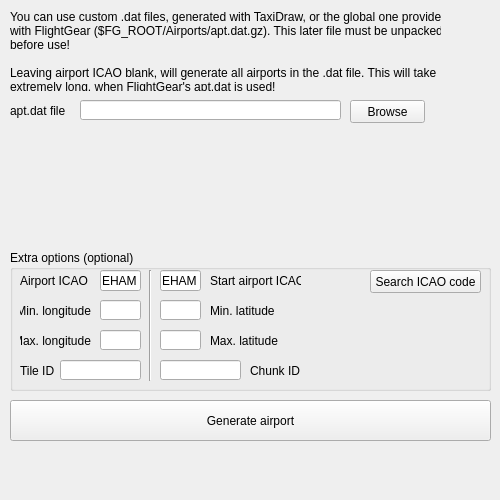
<?xml version="1.0" encoding="UTF-8"?>
<ui version="4.0">
 <class>Form</class>
 <widget class="QWidget" name="Form">
  <property name="geometry">
   <rect>
    <x>0</x>
    <y>0</y>
    <width>500</width>
    <height>500</height>
   </rect>
  </property>
  <property name="windowTitle">
   <string>Form</string>
  </property>
  <widget class="QLabel" name="label">
   <property name="geometry">
    <rect>
     <x>10</x>
     <y>10</y>
     <width>431</width>
     <height>81</height>
    </rect>
   </property>
   <property name="text">
    <string>You can use custom .dat files, generated with TaxiDraw, or the global one provided 
with FlightGear ($FG_ROOT/Airports/apt.dat.gz). This later file must be unpacked 
before use!

Leaving airport ICAO blank, will generate all airports in the .dat file. This will take 
extremely long, when FlightGear's apt.dat is used!</string>
   </property>
   <property name="alignment">
    <set>Qt::AlignLeading|Qt::AlignLeft|Qt::AlignTop</set>
   </property>
  </widget>
  <widget class="QLineEdit" name="lineEdit">
   <property name="geometry">
    <rect>
     <x>80</x>
     <y>100</y>
     <width>261</width>
     <height>20</height>
    </rect>
   </property>
  </widget>
  <widget class="QPushButton" name="pushButton">
   <property name="geometry">
    <rect>
     <x>350</x>
     <y>100</y>
     <width>75</width>
     <height>23</height>
    </rect>
   </property>
   <property name="text">
    <string>Browse</string>
   </property>
  </widget>
  <widget class="QLabel" name="label_2">
   <property name="geometry">
    <rect>
     <x>10</x>
     <y>100</y>
     <width>71</width>
     <height>21</height>
    </rect>
   </property>
   <property name="text">
    <string>apt.dat file</string>
   </property>
  </widget>
  <widget class="QPushButton" name="pushButton_3">
   <property name="geometry">
    <rect>
     <x>10</x>
     <y>400</y>
     <width>481</width>
     <height>41</height>
    </rect>
   </property>
   <property name="text">
    <string>Generate airport</string>
   </property>
  </widget>
  <widget class="QGroupBox" name="groupBox">
   <property name="geometry">
    <rect>
     <x>10</x>
     <y>250</y>
     <width>481</width>
     <height>141</height>
    </rect>
   </property>
   <property name="title">
    <string>Extra options (optional)</string>
   </property>
   <widget class="QLabel" name="label_6">
    <property name="geometry">
     <rect>
      <x>10</x>
      <y>110</y>
      <width>41</width>
      <height>21</height>
     </rect>
    </property>
    <property name="text">
     <string>Tile ID</string>
    </property>
    <property name="alignment">
     <set>Qt::AlignLeading|Qt::AlignLeft|Qt::AlignVCenter</set>
    </property>
   </widget>
   <widget class="QLabel" name="label_8">
    <property name="geometry">
     <rect>
      <x>10</x>
      <y>50</y>
      <width>71</width>
      <height>21</height>
     </rect>
    </property>
    <property name="text">
     <string>Min. longitude</string>
    </property>
    <property name="alignment">
     <set>Qt::AlignRight|Qt::AlignTrailing|Qt::AlignVCenter</set>
    </property>
   </widget>
   <widget class="QLineEdit" name="lineEdit_3">
    <property name="geometry">
     <rect>
      <x>90</x>
      <y>50</y>
      <width>41</width>
      <height>20</height>
     </rect>
    </property>
    <property name="text">
     <string/>
    </property>
   </widget>
   <widget class="QLineEdit" name="lineEdit_4">
    <property name="geometry">
     <rect>
      <x>50</x>
      <y>110</y>
      <width>81</width>
      <height>20</height>
     </rect>
    </property>
   </widget>
   <widget class="QLabel" name="label_10">
    <property name="geometry">
     <rect>
      <x>10</x>
      <y>80</y>
      <width>71</width>
      <height>21</height>
     </rect>
    </property>
    <property name="text">
     <string>Max. longitude</string>
    </property>
    <property name="alignment">
     <set>Qt::AlignRight|Qt::AlignTrailing|Qt::AlignVCenter</set>
    </property>
   </widget>
   <widget class="QLineEdit" name="lineEdit_6">
    <property name="geometry">
     <rect>
      <x>90</x>
      <y>80</y>
      <width>41</width>
      <height>20</height>
     </rect>
    </property>
    <property name="text">
     <string/>
    </property>
   </widget>
   <widget class="QLineEdit" name="lineEdit_7">
    <property name="geometry">
     <rect>
      <x>150</x>
      <y>80</y>
      <width>41</width>
      <height>20</height>
     </rect>
    </property>
    <property name="text">
     <string/>
    </property>
   </widget>
   <widget class="QLineEdit" name="lineEdit_5">
    <property name="geometry">
     <rect>
      <x>150</x>
      <y>50</y>
      <width>41</width>
      <height>20</height>
     </rect>
    </property>
    <property name="text">
     <string/>
    </property>
   </widget>
   <widget class="Line" name="line_2">
    <property name="geometry">
     <rect>
      <x>130</x>
      <y>20</y>
      <width>21</width>
      <height>111</height>
     </rect>
    </property>
    <property name="orientation">
     <enum>Qt::Vertical</enum>
    </property>
   </widget>
   <widget class="QLabel" name="label_9">
    <property name="geometry">
     <rect>
      <x>200</x>
      <y>50</y>
      <width>71</width>
      <height>21</height>
     </rect>
    </property>
    <property name="text">
     <string>Min. latitude</string>
    </property>
    <property name="alignment">
     <set>Qt::AlignLeading|Qt::AlignLeft|Qt::AlignVCenter</set>
    </property>
   </widget>
   <widget class="QLabel" name="label_11">
    <property name="geometry">
     <rect>
      <x>200</x>
      <y>80</y>
      <width>71</width>
      <height>21</height>
     </rect>
    </property>
    <property name="text">
     <string>Max. latitude</string>
    </property>
    <property name="alignment">
     <set>Qt::AlignLeading|Qt::AlignLeft|Qt::AlignVCenter</set>
    </property>
   </widget>
   <widget class="QLabel" name="label_7">
    <property name="geometry">
     <rect>
      <x>240</x>
      <y>110</y>
      <width>51</width>
      <height>21</height>
     </rect>
    </property>
    <property name="text">
     <string>Chunk ID</string>
    </property>
    <property name="alignment">
     <set>Qt::AlignLeading|Qt::AlignLeft|Qt::AlignVCenter</set>
    </property>
   </widget>
   <widget class="QLineEdit" name="lineEdit_8">
    <property name="geometry">
     <rect>
      <x>150</x>
      <y>110</y>
      <width>81</width>
      <height>20</height>
     </rect>
    </property>
   </widget>
   <widget class="QLabel" name="label_4">
    <property name="geometry">
     <rect>
      <x>200</x>
      <y>20</y>
      <width>91</width>
      <height>21</height>
     </rect>
    </property>
    <property name="text">
     <string>Start airport ICAO</string>
    </property>
   </widget>
   <widget class="QLineEdit" name="lineEdit_2">
    <property name="geometry">
     <rect>
      <x>90</x>
      <y>20</y>
      <width>41</width>
      <height>21</height>
     </rect>
    </property>
    <property name="text">
     <string>EHAM</string>
    </property>
   </widget>
   <widget class="QLineEdit" name="lineEdit_9">
    <property name="geometry">
     <rect>
      <x>150</x>
      <y>20</y>
      <width>41</width>
      <height>21</height>
     </rect>
    </property>
    <property name="text">
     <string>EHAM</string>
    </property>
   </widget>
   <widget class="QLabel" name="label_3">
    <property name="geometry">
     <rect>
      <x>10</x>
      <y>20</y>
      <width>71</width>
      <height>21</height>
     </rect>
    </property>
    <property name="text">
     <string>Airport ICAO</string>
    </property>
   </widget>
   <widget class="QPushButton" name="pushButton_2">
    <property name="geometry">
     <rect>
      <x>360</x>
      <y>20</y>
      <width>111</width>
      <height>23</height>
     </rect>
    </property>
    <property name="text">
     <string>Search ICAO code</string>
    </property>
   </widget>
  </widget>
 </widget>
 <tabstops>
  <tabstop>lineEdit</tabstop>
  <tabstop>pushButton</tabstop>
  <tabstop>pushButton_2</tabstop>
  <tabstop>pushButton_3</tabstop>
  <tabstop>lineEdit_3</tabstop>
  <tabstop>lineEdit_4</tabstop>
  <tabstop>lineEdit_6</tabstop>
  <tabstop>lineEdit_7</tabstop>
  <tabstop>lineEdit_5</tabstop>
  <tabstop>lineEdit_8</tabstop>
  <tabstop>lineEdit_2</tabstop>
  <tabstop>lineEdit_9</tabstop>
 </tabstops>
 <resources/>
 <connections/>
</ui>
